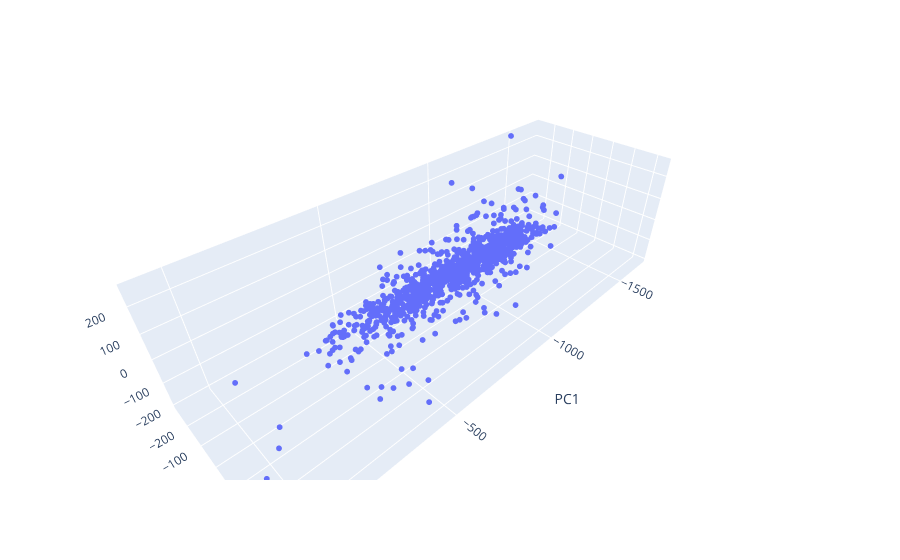

The notebook cell saved with this chart:
### Code cell
df = pd.DataFrame(pca_approximation3, columns=["PC1", "PC2", "PC3"])
fig = px.scatter_3d(df, x='PC1', y='PC2', z='PC3')
fig.update_traces(marker_size = 2)

fig.show()

### Figure 1 — Plotly figure (JSON) as saved in the notebook; plotly's stock layout.template omitted (floating-point values rounded to 4 significant figures; data arrays with more than 128 entries replaced by an {"elided": "..."} marker saying what was removed)
{"data": [{"hovertemplate": "PC1=%{x}<br>PC2=%{y}<br>PC3=%{z}<extra></extra>", "legendgroup": "", "marker": {"color": "#636efa", "size": 2, "symbol": "circle"}, "mode": "markers", "name": "", "scene": "scene", "showlegend": false, "type": "scatter3d", "x": {"elided": "1000 float values"}, "y": {"elided": "1000 float values"}, "z": {"elided": "1000 float values"}}], "layout": {"legend": {"tracegroupgap": 0}, "margin": {"t": 60}, "scene": {"domain": {"x": [0, 1], "y": [0, 1]}, "xaxis": {"title": {"text": "PC1"}}, "yaxis": {"title": {"text": "PC2"}}, "zaxis": {"title": {"text": "PC3"}}}}}
